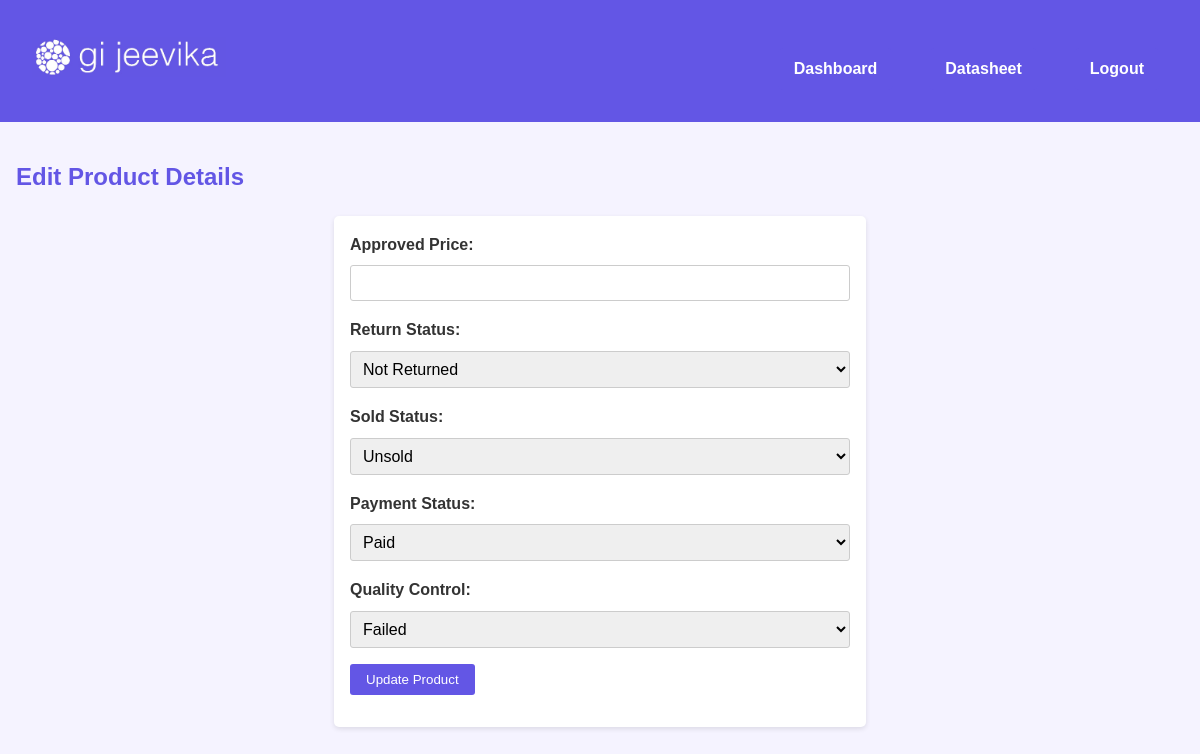
Screenshot of /product/edit/1 (signed in) with the database file from the repository.
### tables this page shows
CREATE TABLE products (
    id INTEGER PRIMARY KEY AUTOINCREMENT,
    product_category TEXT NOT NULL,
    product_quality TEXT CHECK (product_quality IN ('q1', 'q2')) NOT NULL,
    username TEXT NOT NULL,
    approved_price REAL /*CHECK (approved_price >= 0),*/,
    return_status TEXT CHECK (return_status IN ('returned', 'not returned')) DEFAULT 'not returned',
    sold_status TEXT CHECK (sold_status IN ('sold', 'unsold')) DEFAULT 'unsold',
    payment_status TEXT CHECK (payment_status IN ('paid', 'unpaid')) DEFAULT 'unpaid',
    quality_control TEXT CHECK (quality_control IN ('passed', 'failed')) DEFAULT 'failed',
    trackability_key TEXT UNIQUE NOT NULL,
    date TEXT DEFAULT (date('now', 'localtime')), -- Automatically set current date
    approve_status TEXT CHECK (approve_status IN ('approved', 'pending')) DEFAULT 'pending',
    user_id INTEGER NOT NULL,
    FOREIGN KEY (user_id) REFERENCES users (id)
);

### app.py (the view, shortened to what this page needs)
@app.route('/product/edit/<int:id>', methods=['GET', 'POST'])
def edit_product(id):
    if 'user_id' not in session:
        return redirect(url_for('login'))
    db = get_db()
    product = db.execute('SELECT * FROM products WHERE id = ?',
                         (id, )).fetchone()
    if not product:
        flash('Product not found', 'error')
        return redirect(url_for('datasheet'))
    if session['is_admin'] or product['user_id'] == session['user_id']:
        if session['is_admin']:
            return render_template('admin_product_form.html', product=product)
        else:
            return render_template('product_form.html', product=product)
    else:
        flash('You do not have permission to edit this product.', 'error')
        return redirect(url_for('datasheet'))

### app.py (called while the page is built)
def get_db():
    db = sqlite3.connect('products.db')
    db.row_factory = sqlite3.Row
    return db

### templates/admin_product_form.html (shortened to what this page needs)
{% extends "layout.html" %}
{% block content %}
<h2>Edit Product Details</h2>
<form method="POST">
    <label for="approved_price">Approved Price:</label>
    <input type="number" id="approved_price" name="approved_price" step="0.01" value="{{ product.approved_price if product else '' }}" min=0 required>
    <label for="return_status">Return Status:</label>
    <select id="return_status" name="return_status" required>
        <option value="not returned" {% if product and product.return_status == 'not returned' %}selected{% endif %}>Not Returned</option>
    </select>
    <label for="sold_status">Sold Status:</label>
    <select id="sold_status" name="sold_status" required>
        <option value="unsold" {% if product and product.sold_status == 'unsold' %}selected{% endif %}>Unsold</option>
    </select>
    <label for="payment_status">Payment Status:</label>
    <select id="payment_status" name="payment_status" required>
        <option value="paid" {% if product and product.payment_status == 'paid' %}selected{% endif %}>Paid</option>
    </select>
    <label for="quality_control">Quality Control:</label>
    <select id="quality_control" name="quality_control" required>
        <option value="failed" {% if product and product.quality_control == 'failed' %}selected{% endif %}>Failed</option>
    </select>
    <button type="submit">Update Product</button>
</form>
{% endblock %}

### static/style.css (style rules this page uses)
body { font-family: Arial, sans-serif; line-height: 1.6; margin: 0; padding: 0; background-color: #F5F3FF; color: #333; }
h1, h2 { color: #6356e5; }
form { background-color: #FFFFFF; padding: 1rem; border-radius: 5px; box-shadow: 0 2px 5px rgba(0, 0, 0, 0.1); max-width: 500px; margin: 0 auto; }
label { display: block; margin-bottom: 0.5rem; font-weight: bold; color: #333; }
input, select { width: 100%; padding: 0.5rem; margin-bottom: 1rem; border: 1px solid #ccc; border-radius: 3px; box-sizing: border-box; font-size: 16px; }
button, .button { background-color: #6356e5; color: #FFFFFF; padding: 0.5rem 1rem; border: none; border-radius: 3px; cursor: pointer; text-decoration: none; display: inline-block; margin-bottom: 1rem; }

### rows the page displays
products: return_status "Not Returned", sold_status "Unsold", payment_status "Paid", quality_control "Failed"
